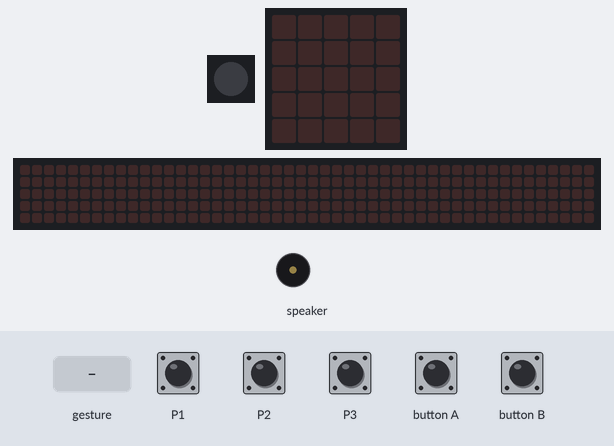
Bench run of a program on a simulated Calliope mini (MakeCode). Shown: 1 RGB LEDs in strip order, left to right, the board's 5×5 LED display, a strip that is not on the board, showing the scrolling text unrolled, buzzer (waves = sounding). The inputs (shaded band) are chosen by the test bench. A reset restarts the program; a tilt is held for 1.5 s and a shake lasts 1 s, then the board lies face up again; the 48×5 strip is a reading aid, not a part: it shows the text the display is scrolling, unrolled, one strip-width of it at a time.

Above: at 1.3 s.
1.4 s: button B pressed for 0.15 s
At 1.78 s:
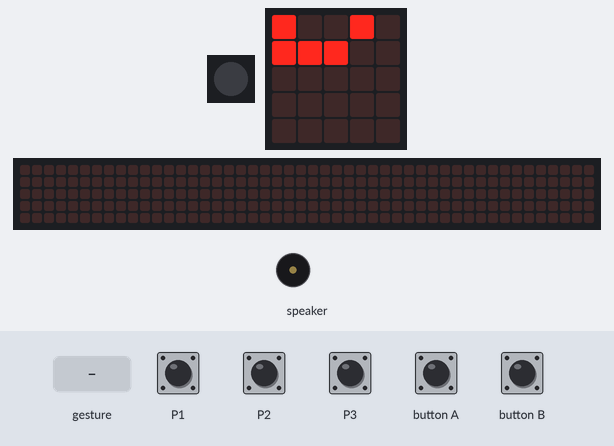
4.4 s: touch pin P3 pressed for 0.15 s
At 6.9 s:
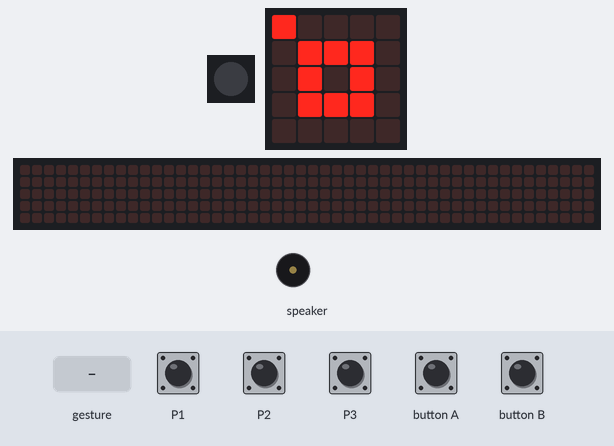
7.5 s: button A pressed for 0.15 s
At 7.72 s:
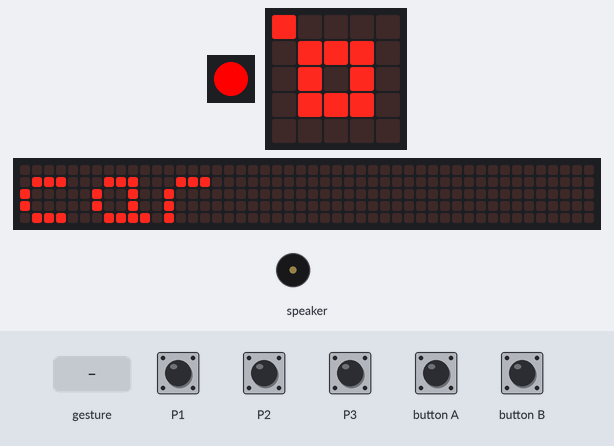
10.5 s: gesture 'shake'
At 10.57 s:
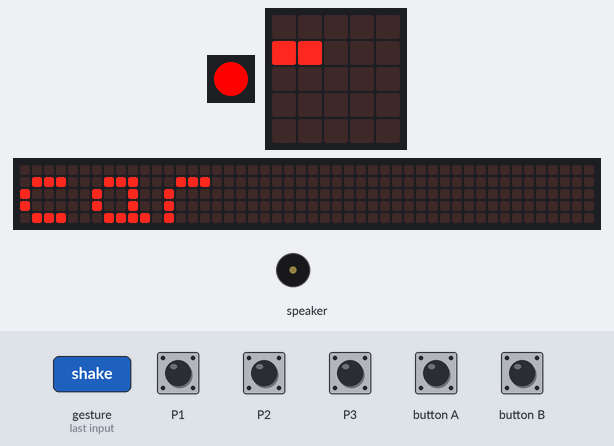
12.6 s: touch pin P1 pressed for 0.15 s
At 12.95 s:
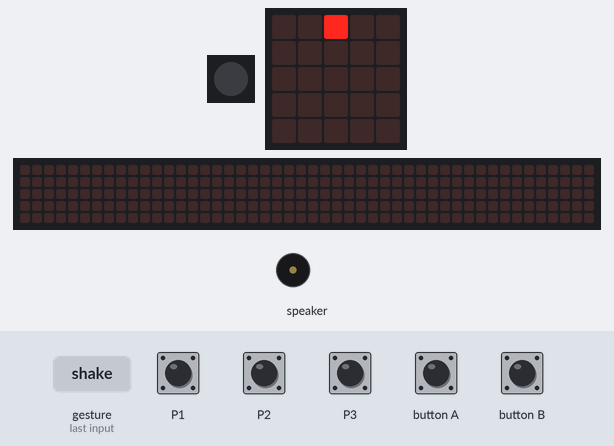
15.6 s: touch pin P2 pressed for 0.15 s
At 16.55 s:
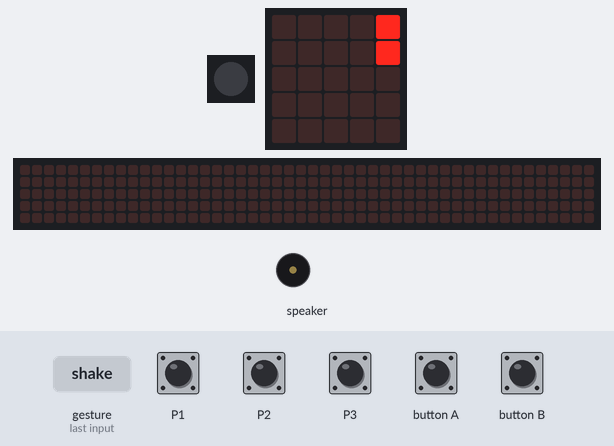
Timing chart, 0 to 18.6 s (numbered marks = the images above; inputs shaded):
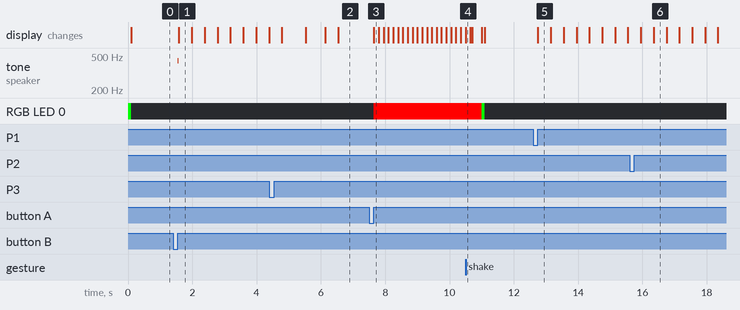

The program:

main.ts
```typescript
input.onPinPressed(TouchPin.P3, function () {
    basic.showString("3")
    basic.showIcon(IconNames.SmallSquare)
    images.createImage(`
        . . . . .
        . . . . .
        . . # . .
        . . . . .
        . . . . .
        `).showImage(0)
    images.createImage(`
        # . . . .
        . # # # .
        . # . # .
        . # # # .
        . . . . .
        `).showImage(0)
    while (input.buttonIsPressed(Button.B)) {
        images.createImage(`
            # . . . .
            . . . . .
            . . . . .
            . . . . .
            . . . . #
            `).showImage(0)
        images.createImage(`
            # . . . .
            . # . . .
            . . . . .
            . . . # .
            . . . . #
            `).showImage(0)
        music.playTone(262, music.beat(BeatFraction.Sixteenth))
        images.createImage(`
            # . . . .
            . # . . .
            . . # . .
            . . . # .
            . . . . #
            `).showImage(0)
        images.createImage(`
            # . . . .
            . # . . .
            . . . . .
            . . . # .
            . . . . #
            `).showImage(0)
        images.createImage(`
            # . . . .
            . . . . .
            . . . . .
            . . . # .
            . . . . #
            `).showImage(0)
        music.playTone(523, music.beat(BeatFraction.Sixteenth))
        images.createImage(`
            # . . . .
            . . . . .
            . . . . .
            . . . . .
            . . . . #
            `).showImage(0)
        images.createImage(`
            . . . . .
            . . . . .
            . . . . .
            . . . . .
            . . . . #
            `).showImage(0)
        images.createImage(`
            . . . . #
            . . . . .
            . . . . .
            . . . . .
            . . . . .
            `).showImage(0)
        images.createImage(`
            . . . . #
            . . . . .
            . . . . .
            . . . . .
            # . . . .
            `).showImage(0)
        images.createImage(`
            . . . . .
            . . . # .
            . . . . .
            . # . . .
            . . . . .
            `).showImage(0)
        images.createImage(`
            . . . . .
            . . . . .
            . . # . .
            . . . . .
            . . . . .
            `).showImage(0)
        images.createImage(`
            # # # # #
            # # # # #
            # # # # #
            # # # # #
            # # # # #
            `).showImage(0)
        images.createImage(`
            # # # # #
            # # # # #
            # # . # #
            # # # # #
            # # # # #
            `).showImage(0)
        images.createImage(`
            # # # # #
            # # # . #
            # # # # #
            # . # # #
            # # # # #
            `).showImage(0)
        images.createImage(`
            # # # # .
            # # # # #
            # # # # #
            # # # # #
            . # # # #
            `).showImage(0)
        images.createImage(`
            . # # # .
            # # # # #
            # # # # #
            # # # # #
            . # # # #
            `).showImage(0)
        images.createImage(`
            . # # # .
            # . # # #
            # # # # #
            # # # # #
            . # # # #
            `).showImage(0)
        images.createImage(`
            . # # # .
            # . # # #
            # # . # #
            # # # # #
            . # # # #
            `).showImage(0)
        images.createImage(`
            . # # # .
            # . # # #
            # # . # #
            # # # . #
            . # # # .
            `).showImage(0)
        images.createImage(`
            . # # # #
            # . # # #
            # # . # #
            # # # . #
            # # # # .
            `).showImage(0)
        images.createImage(`
            # # # # #
            # # # # #
            . # # # #
            # # # # #
            # # # # #
            `).showImage(0)
        images.createImage(`
            . . . . .
            . . . . .
            # . . . .
            . . . . .
            . . . . .
            `).showImage(0)
        images.createImage(`
            . . . . .
            . . . . .
            . . # . .
            . . . . .
            . . . . .
            `).showImage(0)
        images.createImage(`
            . . . . .
            . . . . .
            . . . . #
            . . . . .
            . . . . .
            `).showImage(0)
        images.createImage(`
            # . . . .
            . . . . .
            . . . . .
            . . . . .
            . . . . .
            `).showImage(0)
        images.createImage(`
            . # . . .
            # # # # #
            . # . . .
            . # . . .
            . # . . #
            `).showImage(0)
        images.createImage(`
            . . . . .
            . . . . .
            . . . . .
            . . . # .
            . . . . .
            `).showImage(0)
        images.createImage(`
            . . . . .
            . . . . .
            . . # . .
            . . . . .
            . . . . .
            `).showImage(0)
        basic.clearScreen()
    }
})
input.onButtonPressed(Button.A, function () {
    basic.setLedColor(0xff0000)
    basic.showString("car")
    images.createImage(`
        . . . . .
        . . . . .
        . . . . .
        . . . . .
        . . . . .
        `).showImage(0)
    basic.setLedColor(0xff8000)
    images.createImage(`
        . . . . .
        . . . . .
        # # # # #
        . . . . .
        . . . . .
        `).showImage(0)
    music.playTone(440, music.beat(BeatFraction.Eighth))
    images.createImage(`
        . . . . .
        . . . . .
        . . . . .
        . . . . .
        . . . . .
        `).showImage(0)
    basic.setLedColor(Colors.Green)
    images.createImage(`
        . . . . .
        . . . . .
        . . . . .
        . . . . .
        . . # . .
        `).showImage(0)
    images.createImage(`
        . . . . .
        . . . . .
        . . . . .
        . . # . .
        . . # . .
        `).showImage(0)
    images.createImage(`
        . . . . .
        . . . . .
        . . # . .
        . . # . .
        . . # . .
        `).showImage(0)
    images.createImage(`
        . . . . .
        . . # . .
        . . # . .
        . . # . .
        . . # . .
        `).showImage(0)
    basic.setLedColor(Colors.Orange)
    images.createImage(`
        . . # . .
        . . # . .
        . . # . .
        . . # . .
        . . # . .
        `).showImage(0)
    images.createImage(`
        . . # . .
        . . # . .
        . . # . .
        . . # . .
        . . . . .
        `).showImage(0)
    images.createImage(`
        . . # . .
        . . # . .
        . . # . .
        . . . . .
        . . . . .
        `).showImage(0)
    images.createImage(`
        . . # . .
        . . # . .
        . . . . .
        . . . . .
        . . . . .
        `).showImage(0)
    images.createImage(`
        . . # . .
        . . . . .
        . . . . .
        . . . . .
        . . . . .
        `).showImage(0)
    basic.setLedColor(Colors.Red)
    images.createImage(`
        . . . . .
        . . . . .
        . . . . .
        . . . . .
        . . . . .
        `).showImage(0)
    basic.setLedColor(Colors.Orange)
    images.createImage(`
        . . . . .
        . . . . .
        . . . . .
        . . . . .
        . . . . .
        `).showImage(0)
    images.createImage(`
        . . . . .
        . . . . .
        . . . . .
        . . . . .
        . . # . .
        `).showImage(0)
    basic.setLedColor(Colors.Green)
    images.createImage(`
        . . . . .
        . . . . .
        . . . . .
        . . # . .
        . . # . .
        `).showImage(0)
    images.createImage(`
        . . . . .
        . . . . .
        . . # . .
        . . # . .
        . . # . .
        `).showImage(0)
    images.createImage(`
        . . . . .
        . . # . .
        . . # . .
        . . # . .
        . # . # .
        `).showImage(0)
    images.createImage(`
        . . # . .
        . . # . .
        . . # . .
        . # . # .
        # . . . #
        `).showImage(0)
    images.createImage(`
        . . # . .
        . . # . .
        . # . # .
        # . . . #
        . . . . .
        `).showImage(0)
    images.createImage(`
        . . # . .
        . # . # .
        # . . . #
        . . . . .
        . . . . .
        `).showImage(0)
    basic.setLedColor(Colors.Orange)
    images.createImage(`
        . # . # .
        # . . . #
        . . . . .
        . . . . .
        . . . . .
        `).showImage(0)
    basic.setLedColor(Colors.Red)
    images.createImage(`
        # . . . #
        . . . . .
        . . . . .
        . . . . .
        . . . . .
        `).showImage(0)
    images.createImage(`
        . . . . .
        . . . . .
        . . . . .
        . . . . .
        . . . . .
        `).showImage(0)
    basic.setLedColor(Colors.Orange)
    images.createImage(`
        . . . . .
        . . # . .
        . . . . .
        . . . . .
        . . . . .
        `).showImage(0)
    images.createImage(`
        . . . . .
        . . . . .
        . . # . .
        . . . . .
        . . . . .
        `).showImage(0)
    basic.setLedColor(Colors.Green)
    images.createImage(`
        . . . . .
        . . . . .
        . . . . .
        . . # . .
        . . . . .
        `).showImage(0)
    images.createImage(`
        . . . . .
        . . . . .
        . . . . .
        . . . . .
        . . # . .
        `).showImage(0)
    basic.setLedColor(Colors.Blue)
    basic.pause(1000)
    music.playMelody("B D B D B D B D ", 140)
    basic.setLedColor(Colors.Blue)
    basic.pause(1000)
    basic.setLedColor(Colors.Blue)
    basic.turnRgbLedOff()
    images.createImage(`
        # # # # #
        # # # # #
        # # # # #
        # # # # #
        # # . # #
        `).showImage(0)
    basic.setLedColor(Colors.Blue)
    basic.pause(1000)
    basic.setLedColor(Colors.Blue)
    images.createImage(`
        # # # # #
        # # # # #
        # # # # #
        # # . # #
        # # . # #
        `).showImage(0)
    basic.turnRgbLedOff()
    images.createImage(`
        # # . # #
        # # . # #
        # # # # #
        # # . # #
        # # . # #
        `).showImage(0)
    basic.setLedColor(Colors.Blue)
    music.playMelody("B D B D B D B D ", 174)
    basic.pause(1000)
    basic.setLedColor(Colors.Blue)
    images.createImage(`
        # . . . #
        . # . # .
        . . # . .
        . # . # .
        # . . . #
        `).showImage(0)
    basic.setLedColor(Colors.Off)
    basic.clearScreen()
})
input.onPinPressed(TouchPin.P2, function () {
    basic.showLeds(`
        . . . . #
        . . . . #
        . . . . .
        . . . . .
        . . . . .
        `)
    basic.showLeds(`
        . . . . .
        . . . . #
        . . . . #
        . . . . .
        . . . . .
        `)
    basic.showLeds(`
        . . . . .
        . . . . .
        . . . . #
        . . . . #
        . . . . .
        `)
    basic.showLeds(`
        . . . . .
        . . . . .
        . . . . .
        . . . . #
        . . . . #
        `)
    basic.showLeds(`
        . . . # .
        . . . # .
        . . . . .
        . . . . #
        . . . . #
        `)
    basic.showLeds(`
        . . . . .
        . . . # .
        . . . # .
        . . . . #
        . . . . #
        `)
    basic.showLeds(`
        . . . . .
        . . . . .
        . . . # .
        . . . # #
        . . . . #
        `)
    basic.showLeds(`
        . . . . .
        . . . . .
        . . . . .
        . . . # #
        . . . # #
        `)
    basic.showLeds(`
        # . . . .
        . . . . .
        . . . . .
        . . . # #
        . . . # #
        `)
    basic.showLeds(`
        # . . . .
        # . . . .
        . . . . .
        . . . # #
        . . . # #
        `)
    basic.showLeds(`
        # # . . .
        # . . . .
        . . . . .
        . . . # #
        . . . # #
        `)
    basic.showLeds(`
        # # . . .
        # # . . .
        . . . . .
        . . . # #
        . . . # #
        `)
    basic.showLeds(`
        # # . . .
        . # . . .
        # . . # .
        . . . . #
        . . . # #
        `)
    basic.showLeds(`
        # # . . .
        . # . # .
        . . . . .
        # . . . #
        . . . # #
        `)
    basic.showLeds(`
        # # . # .
        . # . . .
        . . . . .
        . . . . #
        # . . # #
        `)
    basic.showLeds(`
        # # . . .
        . # . . .
        . . . . .
        . . . . #
        . . . # #
        `)
    basic.showLeds(`
        # # . . .
        . . . . .
        . # . . #
        . . . . .
        . . . # #
        `)
    basic.showLeds(`
        # # . . .
        . . . . #
        . . . . .
        . # . . .
        . . . # #
        `)
    basic.showLeds(`
        # # . . .
        . . . . .
        . . . . .
        . . . . .
        . . . # #
        `)
    basic.clearScreen()
})
input.onGesture(Gesture.Shake, function () {
    control.reset()
})
input.onButtonPressed(Button.B, function () {
    music.playTone(440, music.beat(BeatFraction.Sixteenth))
    basic.showLeds(`
        # . . # .
        # # # . .
        . . . . .
        . . . . .
        . . . . .
        `)
    basic.showLeds(`
        # . # . .
        # . . # .
        # # # . .
        . . . . .
        . . . . .
        `)
    basic.showLeds(`
        # . # . .
        # . . # .
        # . # . .
        # . . # .
        # # # . .
        `)
    basic.showLeds(`
        # # # . .
        # . . # .
        # . # . .
        # . . # .
        # # # . .
        `)
    basic.showLeds(`
        # # # . .
        # . . # .
        # . # . .
        # . . # .
        . . . . .
        `)
    basic.showLeds(`
        # # # . .
        # . . # .
        # . # . .
        . . . . .
        . . . . .
        `)
    basic.showLeds(`
        # # # . .
        # . . # .
        . . . . .
        . . . . .
        . . . . .
        `)
    basic.showLeds(`
        # # # . .
        . . . . .
        . . . . .
        . . . . .
        . . . . .
        `)
    basic.clearScreen()
})
input.onPinPressed(TouchPin.P1, function () {
    basic.showLeds(`
        . . # . .
        . . . . .
        . . . . .
        . . . . .
        . . . . .
        `)
    basic.showLeds(`
        . . # . .
        . . # . .
        . . . . .
        . . . . .
        . . . . .
        `)
    basic.showLeds(`
        . . . . .
        . . # . .
        . . # . .
        . . # . .
        . . . . .
        `)
    basic.showLeds(`
        . . . . .
        . . . . .
        . . # . .
        . . # . .
        . . # . .
        `)
    basic.showLeds(`
        . . # . #
        . . . . .
        . . # . .
        . . # . .
        . . # . .
        `)
    basic.showLeds(`
        . . . . .
        . . # . #
        . . # . .
        . . # . .
        . . # . .
        `)
    basic.showLeds(`
        . # . . .
        . . # . .
        . . # . #
        . . # . .
        . . # . .
        `)
    basic.showLeds(`
        . . . . .
        . # # . .
        . . # . .
        . . # . #
        . . # . .
        `)
    basic.showLeds(`
        . . . . .
        . . # . .
        . # # . .
        . . # . .
        . . # . #
        `)
    basic.clearScreen()
})
basic.clearScreen()
basic.setLedColor(0x00ff00)
basic.pause(100)
basic.turnRgbLedOff()
```

test.ts
```typescript
// Hier kann man Tests durchführen; diese Datei wird nicht kompiliert, wenn dieses Paket als Erweiterung verwendet wird.
```

Measured:
- after the input at 1.4 s, tone on speaker: silent → 440 Hz after 0.15 s, → silent 0.03 s later; the display: changes after 0.19 s (image 1)
- after the input at 4.4 s, the display: first changes after 0.39 s (image 2 shows a later state)
- after the input at 7.5 s, RGB LED 0: off → RGB(255, 0, 0) after 0.15 s; the display: changes after 0.15 s (image 3)
- after the input at 10.5 s, tone on speaker: stays silent (without the input it goes to 440 Hz after 1.6 s)
- after the input at 12.6 s, the display: changes after 0.15 s (image 5)
- after the input at 15.6 s, the display: first differs from a run without the input after 0.75 s (image 6)
- what the display in image 1 shows lasts 0.4 s, from 1.6 s to 2.0 s
